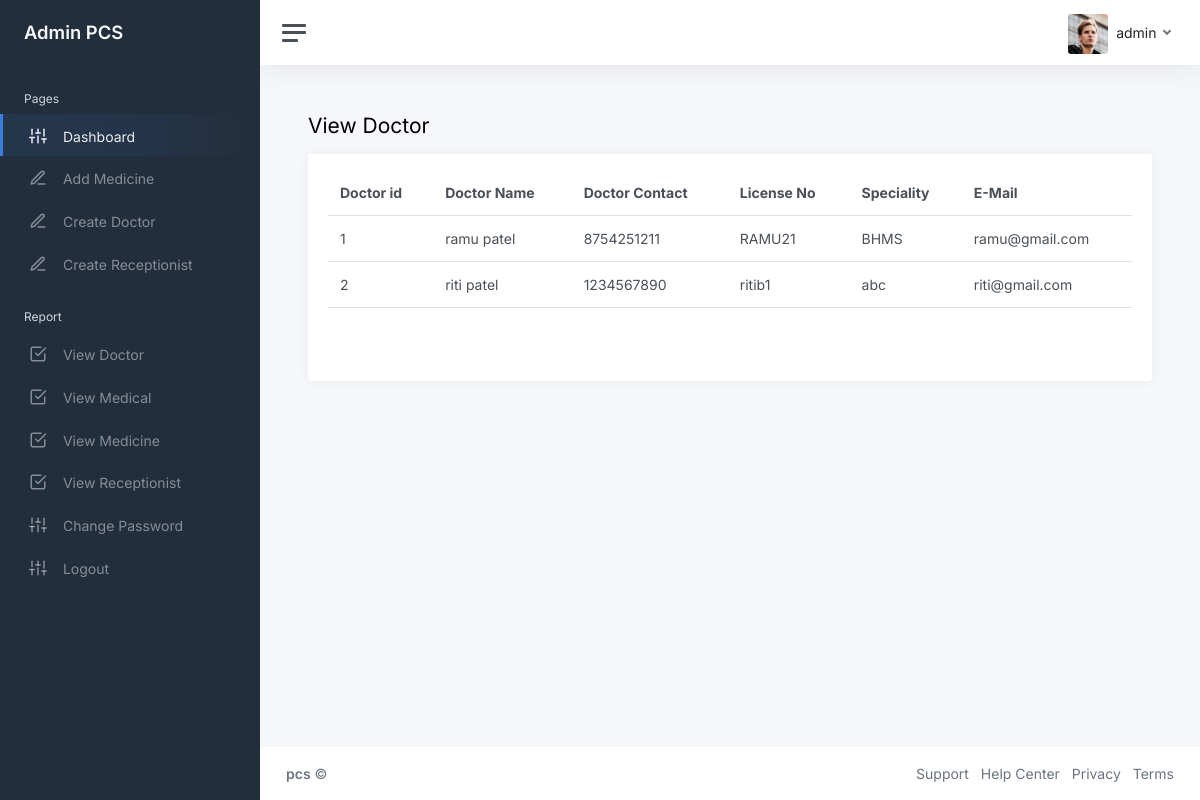
The app's page /admin/viewdoctor.php (signed in) with its own data.
### tables this page shows
CREATE TABLE IF NOT EXISTS `doctor` (
  `doctor_id` int NOT NULL AUTO_INCREMENT,
  `clinic_id` int NOT NULL,
  `doctor_name` varchar(50) NOT NULL,
  `username` varchar(20) NOT NULL,
  `password` varchar(20) NOT NULL,
  `doctor_contact` bigint NOT NULL,
  `address` varchar(200) NOT NULL,
  `license_no` varchar(15) NOT NULL,
  `speciality` text NOT NULL,
  `email` varchar(20) NOT NULL,
  PRIMARY KEY (`doctor_id`)
);

### admin/viewdoctor.php (the view, shortened to what this page needs)
<!DOCTYPE html>
<html lang="en">
<head>
	<link href="css/app.css" rel="stylesheet">
</head>
<body>
	<div class="wrapper">
		<?php
		include "sidebar.php";
		?>
		<div class="main">
			<?php
			include "nav.php";
			?>
			<main class="content">
				<div class="container-fluid p-0">
					<h1 class="h3 mb-3">View Doctor</h1>
					<div class="row">
						<div class="col-12">
							<div class="card">
								<div class="card-header">
									<?php
									include "connect.php";
									$q = "select * from doctor";
									$res = mysqli_query($cn, $q) or die(mysqli_error($cn));
									echo "<table class=table tabel-hover width=800>";
									echo "<tr><th>Doctor id</th><th>Doctor Name</th><th>Doctor Contact</th><th>License No</th><th>Speciality</th><th>E-Mail</th></tr>";
									while ($info = mysqli_fetch_array($res)) {
										echo "<tr>";
										echo "<td>";
										echo $info['doctor_id'];
										echo "</td>";
										echo "<td>";
										echo $info['doctor_name'];
										echo "</td>";
										echo "<td>";
										echo $info['doctor_contact'];
										echo "</td>";
										echo "<td>";
										echo $info['license_no'];
										echo "</td>";
										echo "<td>";
										echo $info['speciality'];
										echo "</td>";
										echo "<td>";
										echo $info['email'];
										echo "</td>";
										echo "</tr>";
									}
									echo "</table>";
									?>
								</div>
								<div class="card-body">
								</div>
							</div>
						</div>
					</div>
				</div>
			</main>
			<?php
			include "footer.php";
			?>
		</div>
	</div>
</body>
</html>

### records on screen
doctor: doctor_id "1", doctor_name "ramu patel", doctor_contact "8754251211", license_no "RAMU21", speciality "BHMS", email "ramu@gmail.com"
doctor: doctor_id "2", doctor_name "riti patel", doctor_contact "1234567890", license_no "ritib1", speciality "abc", email "riti@gmail.com"

### other values on screen
$_SESSION['dun'] "admin"
